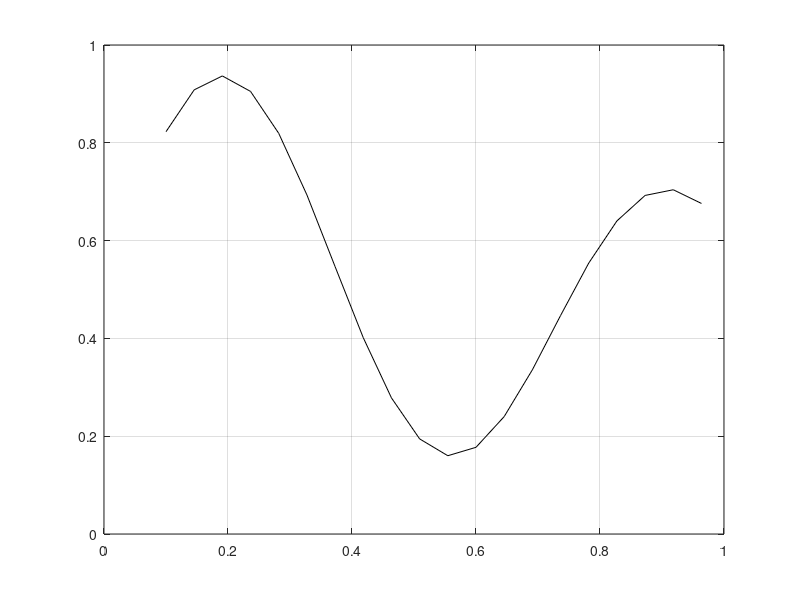

Write MATLAB code to recreate this figure.
%Darba atliko AKSfm-21 gr. stud. Aušra Jonauskaitė
clc;
clear all;
close all;
% Pagrindinė užduotis
%1.Duomenu paruosimas
%įėjime paduodamas vektorius x
x =[0.1:1/22:1];
%vienas išėjimas 
d = ((1 + 0.6*sin(2*pi*x/0.7))+(0.3*sin(2*pi*x)))/2;
figure(1)
plot(x,d,'k')
grid on;

%centru c ir spinduliu r reiksmes
%c pasirenkame ekstremumus is grafiko
c1 = 0.2;
c2 = 0.9;
r1 = 0.15;
r2 = 0.15;

%isejimo sluoksnio rysio svoriu parinkimas
w1 = rand(1);
w2 = rand(1);
b = rand(1);
n = 0.1;
%Tinklo apmokymas
for i = 1:1000
    for index = 1:length(x)
        F1 = exp(-(((x(index)-c1)^2)/(2*r1^2)));
        F2 = exp(-(((x(index)-c2)^2)/(2*r2^2)));
        y = F1*w1 + F2*w2 + b;
        e = d(index) - y;
        % Svorių atnaujinimas
        w1 = w1 + n*e*F1;
        w2 = w2 + n*e*F2;
        b = b + n*e;
    end
end
